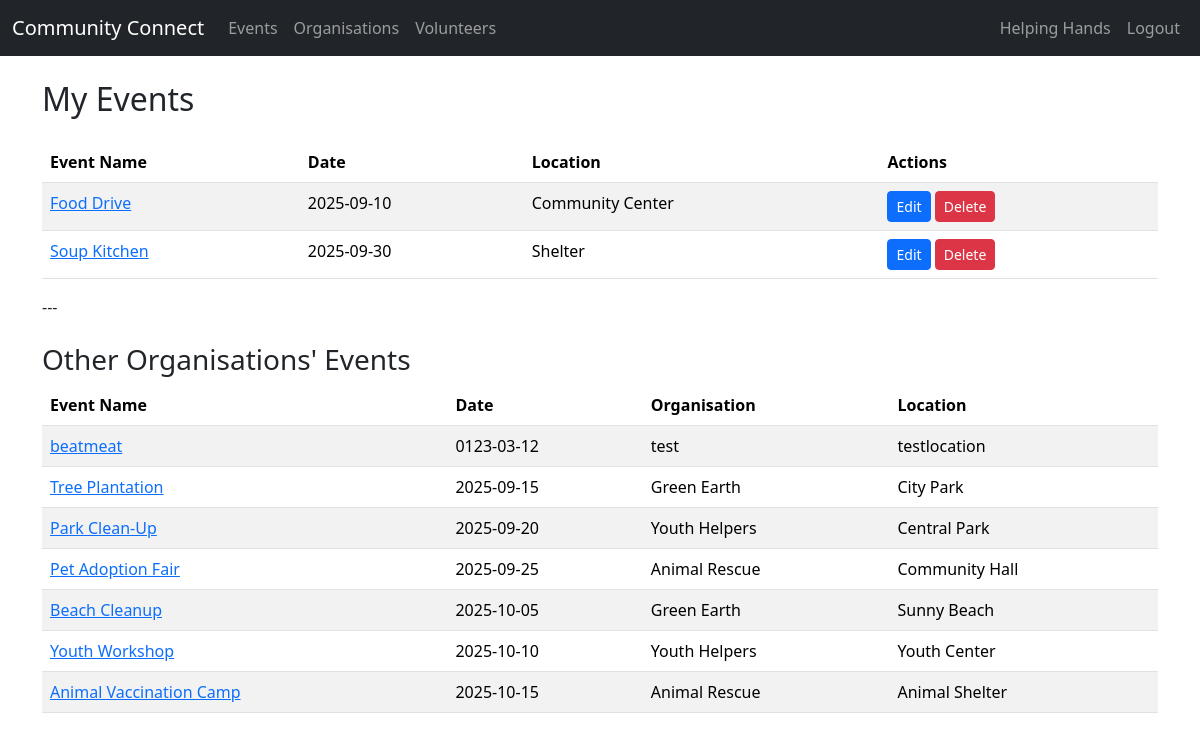
The app's page /organisation/events_full (signed in), older data.
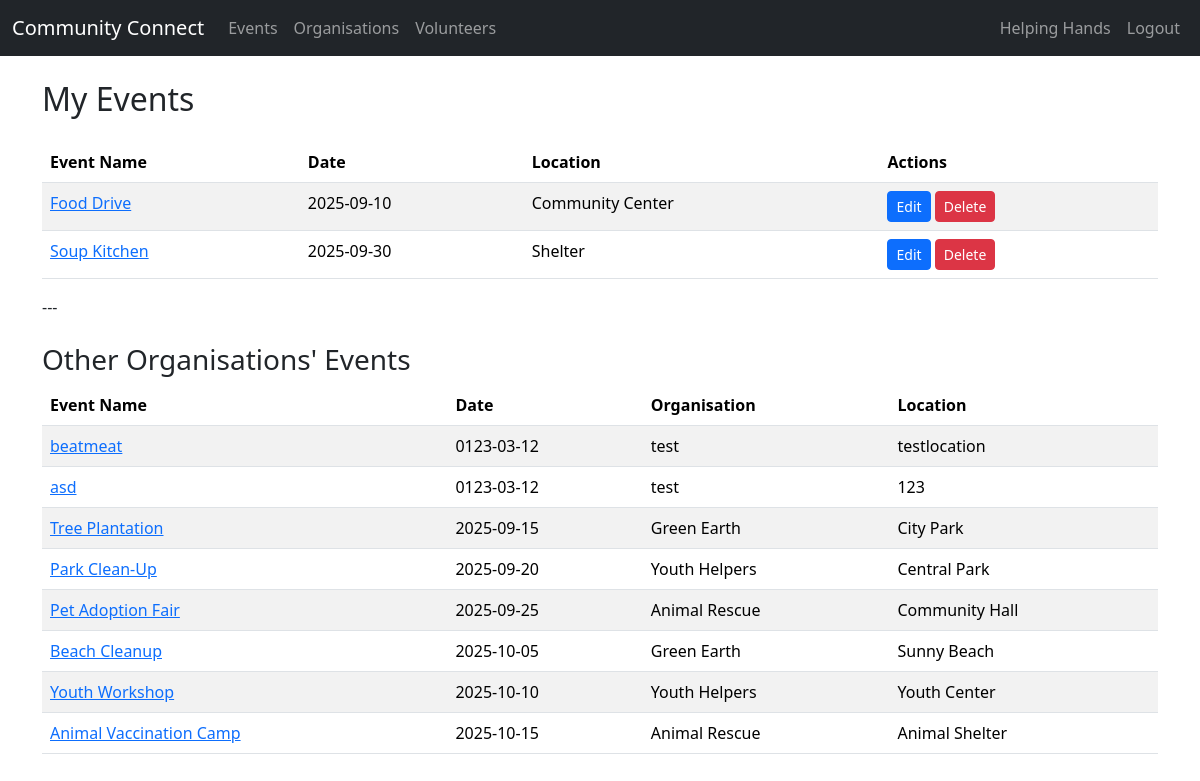
The same page, newer data.
### tables this page shows
CREATE TABLE Events (
    EventID INTEGER PRIMARY KEY AUTOINCREMENT,
    OrganisationID INTEGER,
    Name TEXT NOT NULL,
    Description TEXT,
    Date DATE,
    StartTime TIME,
    EndTime TIME,
    Location TEXT,
    Status TEXT,
    FOREIGN KEY (OrganisationID) REFERENCES Organisations(OrganisationID)
);

CREATE TABLE Organisations (
    OrganisationID INTEGER PRIMARY KEY AUTOINCREMENT,
    Name TEXT NOT NULL,
    Description TEXT,
    ContactPerson TEXT,
    Email TEXT UNIQUE,
    Password TEXT,
    Phone TEXT,
    Address TEXT,
    Website TEXT,
    Logo TEXT
);

### app.py (the view)
@app.route("/organisation/events_full")
@login_required
@org_required
def organisation_events_full():
    db = get_db()
    my_events = db.execute(
        """SELECT * FROM Events WHERE OrganisationID = ? ORDER BY Date""",
        (session["user_id"],)
    ).fetchall()
    other_events = db.execute(
        """SELECT e.*, o.Name AS OrgName
           FROM Events e
           JOIN Organisations o ON e.OrganisationID = o.OrganisationID
           WHERE e.OrganisationID != ?
           ORDER BY e.Date""",
        (session["user_id"],)
    ).fetchall()
    return render_template(
        "organisation_events_full.html",
        my_events=my_events,
        other_events=other_events
    )

### app.py (called while the page is built)
def get_db():
    db = getattr(g, "_database", None)
    if db is None:
        db = g._database = sqlite3.connect(DATABASE)
        db.row_factory = sqlite3.Row
    return db

@app.teardown_appcontext
def close_connection(exception):
    db = getattr(g, "_database", None)
    if db is not None:
        db.close()

def login_required(f):
    @wraps(f)
    def decorated_function(*args, **kwargs):
        if "user_id" not in session:
            flash("Please log in first.", "error")
            return redirect(url_for("login"))
        return f(*args, **kwargs)
    return decorated_function

def org_required(f):
    @wraps(f)
    def wrapper(*args, **kwargs):
        if session.get("account_type") != "organisation":
            flash("Organisations only.", "error")
            return redirect(url_for("index"))
        return f(*args, **kwargs)
    return wrapper

### templates/organisation_events_full.html
{% extends "base.html" %}
{% block content %}
<h2 class="mb-4">My Events</h2>
<table class="table table-striped">
    <thead>
        <tr>
            <th>Event Name</th>
            <th>Date</th>
            <th>Location</th>
            <th>Actions</th>
        </tr>
    </thead>
    <tbody>
        {% for event in my_events %}
        <tr>
            <td><a href="{{ url_for('view_event', event_id=event.EventID) }}">{{ event.Name }}</a></td>
            <td>{{ event.Date }}</td>
            <td>{{ event.Location }}</td>
            <td>
                <a href="{{ url_for('edit_event', event_id=event.EventID) }}" class="btn btn-sm btn-primary">Edit</a>
                <form action="{{ url_for('delete_event', event_id=event.EventID) }}" method="POST" class="d-inline">
                    <button type="submit" class="btn btn-sm btn-danger" onclick="return confirm('Are you sure?');">Delete</button>
                </form>
            </td>
        </tr>
        {% else %}
        <tr>
            <td colspan="4">No events found.</td>
        </tr>
        {% endfor %}
    </tbody>
</table>
---
<h3 class="mt-4">Other Organisations' Events</h3>
<table class="table table-striped">
    <thead>
        <tr>
            <th>Event Name</th>
            <th>Date</th>
            <th>Organisation</th>
            <th>Location</th>
        </tr>
    </thead>
    <tbody>
        {% for event in other_events %}
        <tr>
            <td><a href="{{ url_for('view_event', event_id=event.EventID) }}">{{ event.Name }}</a></td>
            <td>{{ event.Date }}</td>
            <td>{{ event.OrgName }}</td>
            <td>{{ event.Location }}</td>
        </tr>
        {% else %}
        <tr>
            <td colspan="4">No events found.</td>
        </tr>
        {% endfor %}
    </tbody>
</table>
{% endblock %}

Row changes from the older to the newer data that the page shows:
added Events: Name "asd", Date "0123-03-12", OrgName "test", Location "123", shown under "Other Organisations' Events"
